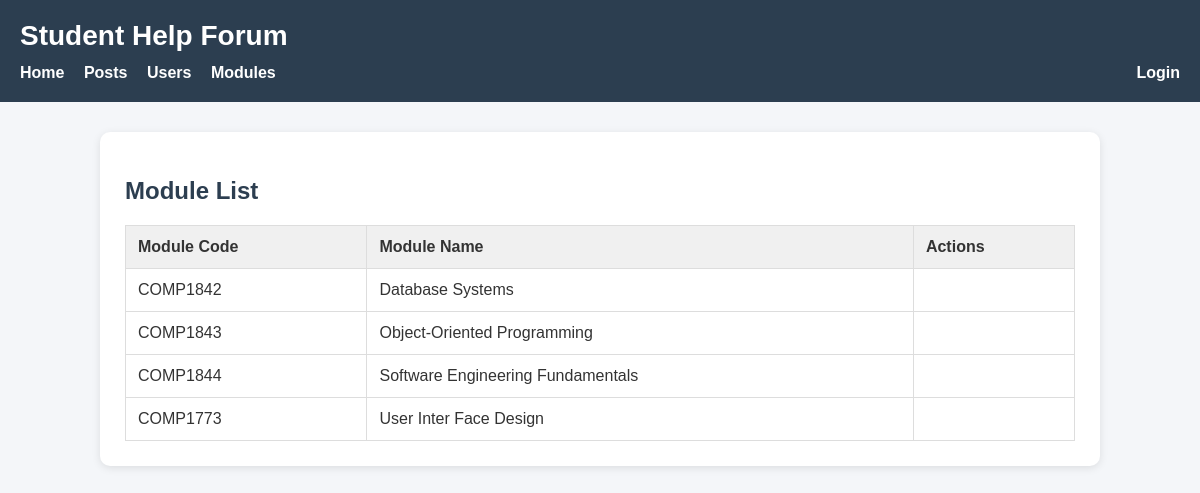
Screenshot of /modules.php with the database file from the repository.
### tables this page shows
CREATE TABLE `modules` (
  `module_id` int(11) NOT NULL,
  `module_code` varchar(20) NOT NULL,
  `module_name` varchar(150) NOT NULL,
  `created_at` timestamp NOT NULL DEFAULT current_timestamp()
);

### modules.php (called while the page is built, shortened)
<?php
include 'includes/DatabaseConnection.php';
$sql = 'SELECT module_id, module_code, module_name FROM modules';
$result = $pdo->query($sql);
$modules = [];
foreach ($result as $row) {
    $modules[] = [
        'module_id' => $row['module_id'],
        'module_code' => $row['module_code'],
        'module_name' => $row['module_name']
    ];
}
include 'templates/modules.html.php';
include 'templates/layout.html.php';

### templates/modules.html.php (the view, shortened to what this page needs)
<h2>Module List</h2>
<table>
    <tr>
        <th>Module Code</th>
        <th>Module Name</th>
        <th>Actions</th>
    </tr>
    <?php foreach ($modules as $module): ?>
    <tr>
        <td><?=$module['module_code']?></td>
        <td><?=$module['module_name']?></td>
        <td>
        </td>
    </tr>
    <?php endforeach; ?>
</table>

### templates/layout.html.php (style rules this page uses)
* { box-sizing: border-box; }
body { margin: 0; font-family: Arial, sans-serif; background-color: #f4f6f9; color: #333; }
h2, h3 { color: #2c3e50; }
table { width: 100%; border-collapse: collapse; margin-top: 20px; }
table, th, td { border: 1px solid #ddd; }
th, td { padding: 12px; text-align: left; }
th { background-color: #f0f0f0; }

### rows the page displays
modules: module_code "COMP1842", module_name "Database Systems"
modules: module_code "COMP1843", module_name "Object-Oriented Programming"
modules: module_code "COMP1844", module_name "Software Engineering Fundamentals"
modules: module_code "COMP1773", module_name "User Inter Face Design"
